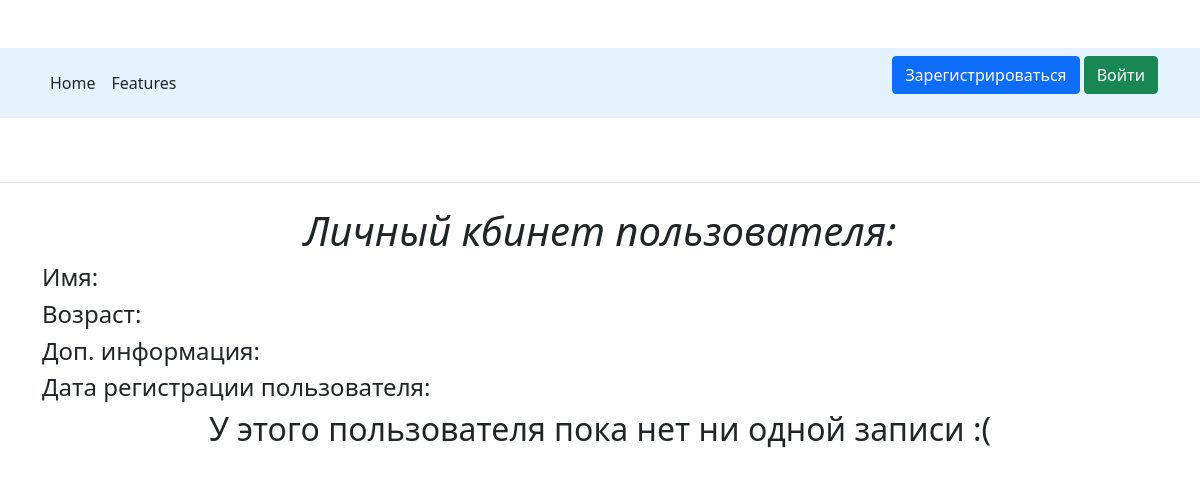
/user/5, run on an earlier commit of the app's database.
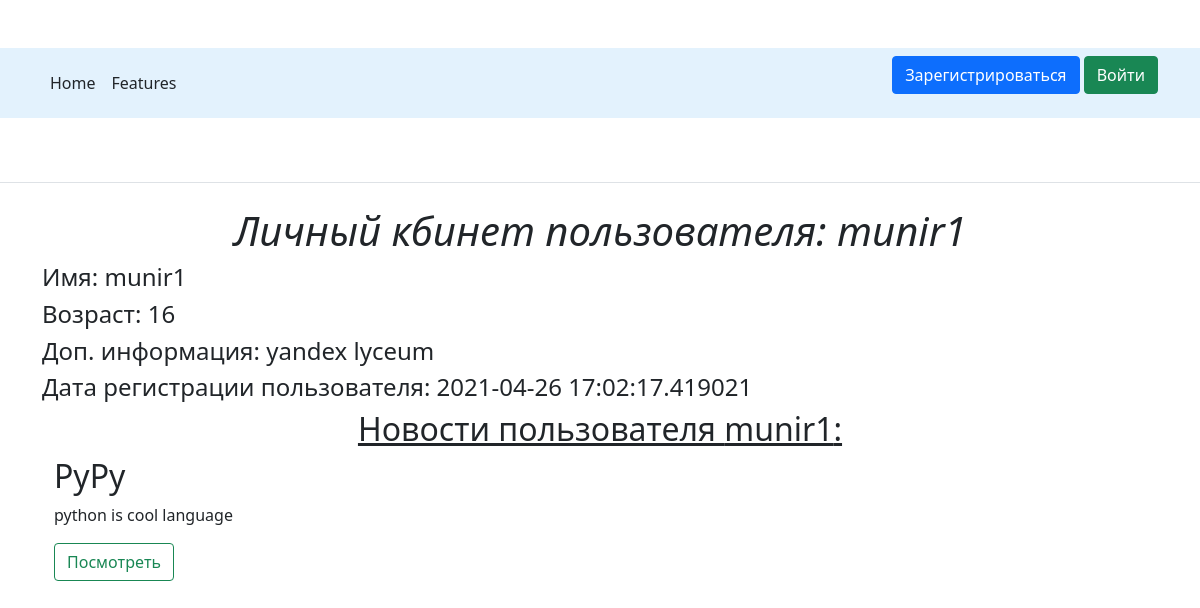
And on a later commit of the database.
### data/__all_models.py (models this page shows, shortened)
class User(SqlAlchemyBase, UserMixin):
    __tablename__ = 'users'
    id = sqlalchemy.Column(sqlalchemy.Integer, primary_key=True, autoincrement=True)
    name = sqlalchemy.Column(sqlalchemy.String, nullable=True)
    age = sqlalchemy.Column(sqlalchemy.Integer, nullable=True)
    email = sqlalchemy.Column(sqlalchemy.String, index=True, unique=True, nullable=True)
    hashed_password = sqlalchemy.Column(sqlalchemy.String, nullable=True)
    bio = sqlalchemy.Column(sqlalchemy.String, nullable=True)
    signed_date = sqlalchemy.Column(sqlalchemy.DateTime, default=datetime.datetime.now)

class News(SqlAlchemyBase):
    __tablename__ = 'news'
    id = sqlalchemy.Column(sqlalchemy.Integer,
                           primary_key=True, autoincrement=True)
    title = sqlalchemy.Column(sqlalchemy.String, nullable=True)
    content = sqlalchemy.Column(sqlalchemy.String, nullable=True)
    created_date = sqlalchemy.Column(sqlalchemy.DateTime,
                                     default=datetime.datetime.now)
    is_private = sqlalchemy.Column(sqlalchemy.Boolean, default=False)
    user_id = sqlalchemy.Column(sqlalchemy.Integer,
                                sqlalchemy.ForeignKey("users.id"))
    user = orm.relation('User')

### main.py (the view)
@app.route('/user/<int:u_id>')
def user(u_id):
    session = db_session.create_session()
    user = session.query(User).filter(User.id == u_id).first()
    news = session.query(News).filter(News.user_id == u_id, News.is_private != True).all()
    return render_template('user.html', user=user, news=news)

### data/db_session.py (called while the page is built)
def create_session() -> Session:
    global __factory
    return __factory()

### templates/user.html (shortened to what this page needs)
{% extends "base.html" %}
{% block content %}
<h1 align="center">
    <em>Личный кбинет пользователя: {{user.name}}</em>
</h1>
<h4>Имя: {{ user.name }}</h4>
<h4>Возраст: {{ user.age }}</h4>
<h4>Доп. информация: {{ user.bio }}</h4>
<h4>Дата регистрации пользователя: {{ user.signed_date }}</h4>
{% if news|length %}
<h2 align="center"><u>Новости пользователя {{user.name}}:</u></h2>
<div class="container">
    <div class="row">
        {% for new in news %}
        <div class="col-md-4">
            <h2>{{new.title}}</h2>
            {% if new.content|length > 150 %}
            <p class="card-text">{{new.content[:149]}}...</p>
            {% else %}
            <p class="card-text">{{new.content}}</p>
            {% endif %}
            <a href="/new/{{new.id}}" class="btn btn-outline-success">Посмотреть</a>
        </div>
        {% endfor %}
    </div>
</div>
{% else %}
<h2 align="center">У этого пользователя пока нет ни одной записи :(</h2>
{% endif %}
{% endblock %}

### templates/base.html (shortened to what this page needs)
<!DOCTYPE html>
<html lang="en">
<head>
    <link href="https://cdn.jsdelivr.net/npm/bootstrap@5.0.0-beta3/dist/css/bootstrap.min.css" rel="stylesheet"
>
    <link rel="stylesheet" type="text/css" href="/static/css/base.css"/>
</head>
<body>
<nav class="navbar navbar-light" style="background-color: #e3f2fd;">
    <div class="container d-flex flex-wrap">
        <ul class="nav me-auto">
            <li class="nav-item"><a href="/home" class="nav-link link-dark px-2 active">Home</a></li>
            <li class="nav-item"><a href="/features" class="nav-link link-dark px-2">Features</a></li>
        </ul>
        <ul class="nav">
            {% if current_user.is_authenticated %}
            <a type="button" href="\bio" class="btn btn-outline-info">{{current_user.name}}</a>
            <p></p>
            <a type="button" href="\logout" class="btn btn-outline-danger">Выйти</a>
            {% else %}
            <p>
                <a class="btn btn-primary " href="/register">Зарегистрироваться</a>
                <a class="btn btn-success" href="/login">Войти</a>
            </p>
            {% endif %}
        </ul>
    </div>
</nav>
<header class="py-3 mb-4 border-bottom">
    <div class="container d-flex flex-wrap justify-content-center">
        <a href="/home" class="d-flex align-items-center mb-3 mb-md-0 me-md-auto text-dark text-decoration-none">
            <svg class="bi me-2" width="40" height="32">
                <use xlink:href="#bootstrap"/>
            </svg>
        </a>
    </div>
</header>
<main role="main" class="container">
    {% block content %}{% endblock %}
</main>
</body>
</html>

### static/css/base.css (style rules this page uses)
.bi { vertical-align: -.125em; fill: currentColor; }
body { margin-top: 3rem; }

What changed in the data, as far as the page shows it:
added User: name "munir1", age "16", bio "yandex lyceum", signed_date "2021-04-26 17:02:17.419021"
added News: title "PyPy", content "python is cool language"
Also different on the page:
text no longer shown: "У этого пользователя пока нет ни одной записи :("
text now shown: "Новости пользователя :"
